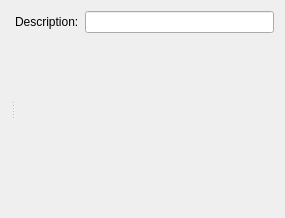
<?xml version="1.0" encoding="UTF-8"?>
<ui version="4.0">
 <class>Form</class>
 <widget class="QWidget" name="Form">
  <property name="geometry">
   <rect>
    <x>0</x>
    <y>0</y>
    <width>285</width>
    <height>218</height>
   </rect>
  </property>
  <property name="windowTitle">
   <string>Form</string>
  </property>
  <layout class="QVBoxLayout" name="verticalLayout_3">
   <item>
    <widget class="QSplitter" name="splitter">
     <property name="orientation">
      <enum>Qt::Horizontal</enum>
     </property>
     <widget class="QWidget" name="layoutWidget">
      <layout class="QVBoxLayout" name="verticalLayout">
       <item>
        <widget class="QWidget" name="myGeneralCanvas" native="true">
         <property name="sizePolicy">
          <sizepolicy hsizetype="MinimumExpanding" vsizetype="Fixed">
           <horstretch>0</horstretch>
           <verstretch>0</verstretch>
          </sizepolicy>
         </property>
         <property name="element_type" stdset="0">
          <string>general_canvas</string>
         </property>
        </widget>
       </item>
       <item>
        <widget class="QWidget" name="myDisplayCanvas" native="true">
         <property name="sizePolicy">
          <sizepolicy hsizetype="MinimumExpanding" vsizetype="MinimumExpanding">
           <horstretch>0</horstretch>
           <verstretch>0</verstretch>
          </sizepolicy>
         </property>
         <property name="minimumSize">
          <size>
           <width>0</width>
           <height>0</height>
          </size>
         </property>
         <property name="element_type" stdset="0">
          <string>display_widget_canvas</string>
         </property>
        </widget>
       </item>
      </layout>
     </widget>
     <widget class="QWidget" name="layoutWidget">
      <layout class="QVBoxLayout" name="verticalLayout_2">
       <item>
        <layout class="QHBoxLayout" name="horizontalLayout">
         <item>
          <widget class="QLabel" name="group_description_label">
           <property name="text">
            <string>Description:</string>
           </property>
          </widget>
         </item>
         <item>
          <widget class="QLineEdit" name="group_description"/>
         </item>
        </layout>
       </item>
       <item>
        <widget class="QWidget" name="widget" native="true">
         <property name="element_type" stdset="0">
          <string>simulation_object_group_widget</string>
         </property>
        </widget>
       </item>
       <item>
        <spacer name="verticalSpacer">
         <property name="orientation">
          <enum>Qt::Vertical</enum>
         </property>
         <property name="sizeHint" stdset="0">
          <size>
           <width>20</width>
           <height>40</height>
          </size>
         </property>
        </spacer>
       </item>
      </layout>
     </widget>
    </widget>
   </item>
  </layout>
 </widget>
 <resources/>
 <connections/>
</ui>
